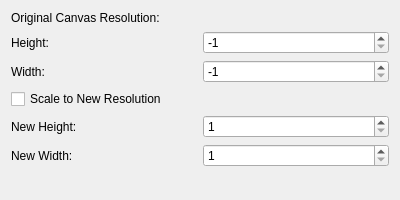
<?xml version="1.0" encoding="UTF-8"?>
<ui version="4.0">
 <class>Scaling_Widget</class>
 <widget class="QWidget" name="Scaling_Widget">
  <property name="geometry">
   <rect>
    <x>0</x>
    <y>0</y>
    <width>400</width>
    <height>200</height>
   </rect>
  </property>
  <property name="windowTitle">
   <string>Form</string>
  </property>
  <layout class="QVBoxLayout" name="verticalLayout">
   <item>
    <layout class="QVBoxLayout" name="verticalLayout_3">
     <item>
      <widget class="QLabel" name="label_2">
       <property name="text">
        <string>Original Canvas Resolution:</string>
       </property>
      </widget>
     </item>
     <item>
      <layout class="QGridLayout" name="gridLayout">
       <item row="0" column="0">
        <widget class="QLabel" name="label_3">
         <property name="text">
          <string>Height:</string>
         </property>
        </widget>
       </item>
       <item row="1" column="0">
        <widget class="QLabel" name="label_4">
         <property name="text">
          <string>Width:</string>
         </property>
        </widget>
       </item>
       <item row="1" column="1">
        <widget class="QSpinBox" name="original_width_spin">
         <property name="minimum">
          <number>-1</number>
         </property>
         <property name="maximum">
          <number>10000</number>
         </property>
         <property name="value">
          <number>-1</number>
         </property>
        </widget>
       </item>
       <item row="0" column="1">
        <widget class="QSpinBox" name="original_height_spin">
         <property name="minimum">
          <number>-1</number>
         </property>
         <property name="maximum">
          <number>10000</number>
         </property>
         <property name="value">
          <number>-1</number>
         </property>
        </widget>
       </item>
      </layout>
     </item>
    </layout>
   </item>
   <item>
    <layout class="QGridLayout" name="gridLayout_2">
     <item row="1" column="0">
      <widget class="QLabel" name="label_5">
       <property name="text">
        <string>New Height:</string>
       </property>
      </widget>
     </item>
     <item row="0" column="0">
      <widget class="QCheckBox" name="enable_image_scaling">
       <property name="text">
        <string>Scale to New Resolution</string>
       </property>
      </widget>
     </item>
     <item row="1" column="1">
      <widget class="QSpinBox" name="scaled_height_spin">
       <property name="minimum">
        <number>1</number>
       </property>
       <property name="maximum">
        <number>10000</number>
       </property>
      </widget>
     </item>
     <item row="2" column="1">
      <widget class="QSpinBox" name="scaled_width_spin">
       <property name="minimum">
        <number>1</number>
       </property>
       <property name="maximum">
        <number>10000</number>
       </property>
      </widget>
     </item>
     <item row="2" column="0">
      <widget class="QLabel" name="label_6">
       <property name="text">
        <string>New Width:</string>
       </property>
      </widget>
     </item>
    </layout>
   </item>
   <item>
    <spacer name="verticalSpacer">
     <property name="orientation">
      <enum>Qt::Orientation::Vertical</enum>
     </property>
     <property name="sizeHint" stdset="0">
      <size>
       <width>20</width>
       <height>40</height>
      </size>
     </property>
    </spacer>
   </item>
  </layout>
 </widget>
 <resources/>
 <connections/>
</ui>
